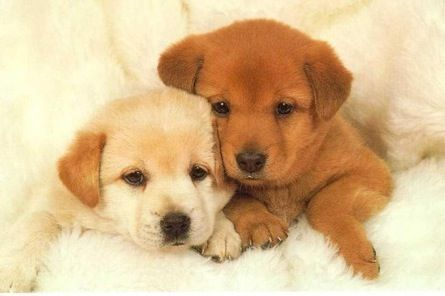
#> input picture dia1/gestor_paquetes/matrix.jpg, 445 x 296 px
$ python 03-pillow.py
#> lines starting #> are read from the running program, lines starting #| are printed output that depends on the picture
from PIL import Image,ImageFont,ImageDraw

image = Image.open('matrix.jpg')
#> image is the input picture: PIL image 445x296 RGB; mean R, G, B 218.8, 188.5, 145.3
print(image.size)
#| (445, 296)
print(image.mode)
#| RGB
print(image.format)
#| JPEG

#convetir imagen a blanco y negro
image_blackwhite = image.convert('L')
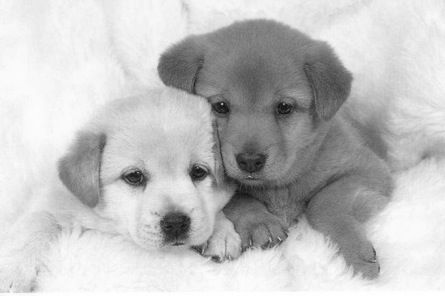
#> image_blackwhite: PIL image 445x296 L; min 7, max 255, mean 192.7
image_blackwhite.show()

#redimensionar la imagen
width = image.size[0]
#> width = 445
height = image.size[1]
#> height = 296

new_width = width // 5
#> new_width = 89
new_height = height // 5
#> new_height = 59
new_size = (new_width,new_height)
#> new_size = (89, 59)

image_short = image.resize(new_size)
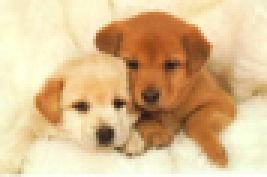
#> image_short: PIL image 89x59 RGB (shown 3 times larger); mean R, G, B 218.8, 188.5, 145.3
image_short.show()
image_short.save('matrix_short.jpg','JPEG',quality=90)

#incrustar texto en la imagen
font = ImageFont.truetype('Roboto-Bold.ttf',120)
draw = ImageDraw.Draw(image)

draw.text(
    (10,0),
    'JOSUE EN CODIGO G5',
    (255,255,255),
    font
)
image.show()
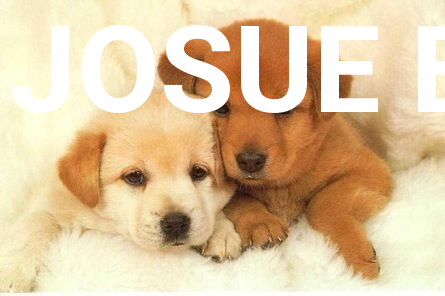
#> shown: PIL image 445x296 RGB; mean R, G, B 223.8, 198.5, 161
